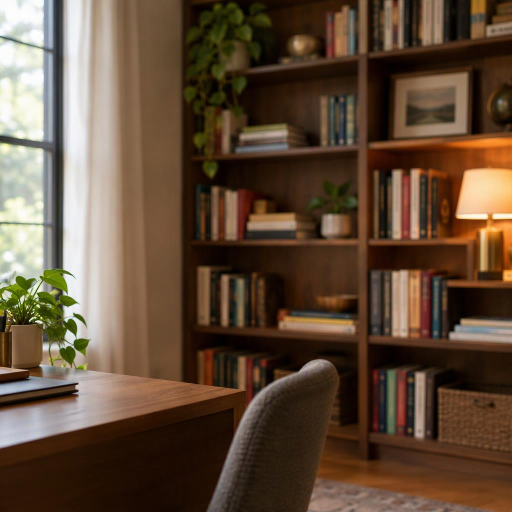
#> input picture assets/backgrounds/01-study.jpg, 1024 x 1024 px, given in place of world-panorama.png, which was not available (shown at 1/2 size); the run also reads 1 picture not shown here
$ python pixelize.py
#> lines starting #> are read from the running program, lines starting #| are printed output that depends on the picture; after the words box and inside, x2 and y2 are one past the last pixel; in counts of white or black regions, pixels touching at a corner belong together; pictures that were not available may be replaced by others from this repository, and a replacement may not be noted
"""油画 → 像素：BOX 降采样到格子分辨率 + 中值切分量化（无抖动）。
输出的小图在 HTML/Remotion 里用 image-rendering:pixelated 按整数倍放大。
用法：python3 -I pixelize.py   （路径相对 promo/）"""
from pathlib import Path
from PIL import Image, ImageEnhance, ImageFilter
import glob

ROOT = Path(__file__).resolve().parents[2]          # promo/
OUT = ROOT / 'storyboard' / 'px'
OUT.mkdir(exist_ok=True)

def quant(im, colors):
    return im.quantize(colors=colors, method=Image.Quantize.MEDIANCUT, dither=Image.Dither.NONE).convert('RGB')

def pixelize(im, cells_w, cells_h, colors):
    small = im.convert('RGB').resize((cells_w, cells_h), Image.BOX)
    return quant(small, colors)

# 1) 世界全景：显示高 1080 → 宽 3240，8px 一格 = 405×135 格
pano = Image.open(ROOT / 'storyboard/gen/world-panorama.png').convert('RGB')
#> pano is the input picture: PIL image 1024x1024 RGB; mean R, G, B 98, 76.4, 57.5
color = pixelize(ImageEnhance.Contrast(ImageEnhance.Color(pano).enhance(1.18)).enhance(1.06), 405, 135, 64)
#> in quant, `return im.quantize(colors=colors, method=Image.Quantize.MEDIANCUT, dit..`:
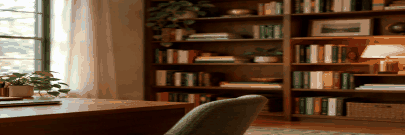
#> returned value: PIL image 405x135 RGB; mean R, G, B 100.8, 74.2, 52.9
color.save(OUT / 'world-color.png')

# 2) 原片态：16px 一格（分辨率减半）+ 去饱和 + 压对比 + 冷灰调
raw = pano.resize((203, 68), Image.BOX)
raw = ImageEnhance.Color(raw).enhance(0.12)
raw = ImageEnhance.Contrast(raw).enhance(0.72)
raw = ImageEnhance.Brightness(raw).enhance(0.92)
raw = Image.blend(raw, Image.new('RGB', raw.size, (150, 156, 166)), 0.18)
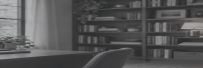
#> raw: PIL image 203x68 RGB; mean R, G, B 87.3, 87, 87.6
quant(raw, 12).save(OUT / 'world-raw.png')

# 3) 10 种背景预设：9:16 中心裁切，6px 一格，显示 324×576 → 54×96 格
for f in sorted(glob.glob(str(ROOT.parent / 'assets/backgrounds/*.jpg'))):
    im = Image.open(f).convert('RGB')
    w, h = im.size
#> w = 1024; h = 1024
    cw = int(h * 9 / 16)
#> cw = 576
    im = im.crop(((w - cw) // 2, 0, (w - cw) // 2 + cw, h))
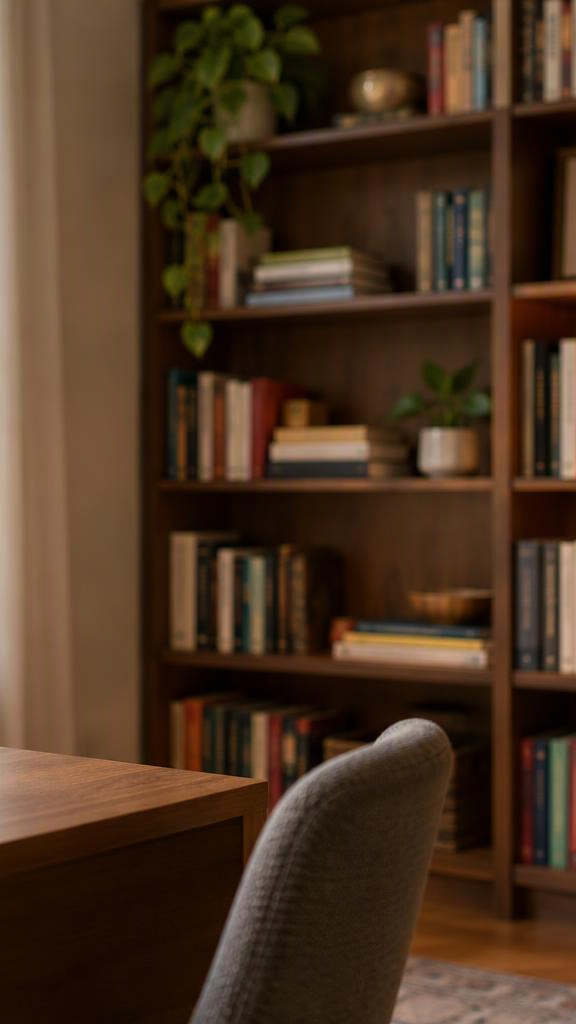
#> im: PIL image 576x1024 RGB; mean R, G, B 74.7, 51.9, 33.3
    pixelize(im, 54, 96, 32).save(OUT / ('preset-' + Path(f).stem + '.png'))
#> pass 2 of the loop `for f in sorted(glob.glob(str(ROOT.parent / 'assets/backgrounds/*.jpg'..`:
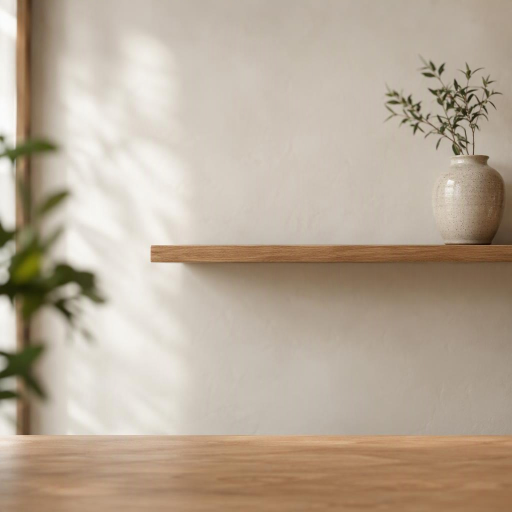
#> input picture assets/backgrounds/02-studio.jpg, 1024 x 1024 px (shown at 1/2 size)
#> im is the input picture: PIL image 1024x1024 RGB; mean R, G, B 184.8, 170.1, 152.6
#> `im = im.crop(((w - cw) // 2, 0, (w - cw) // 2 + cw, h))`:
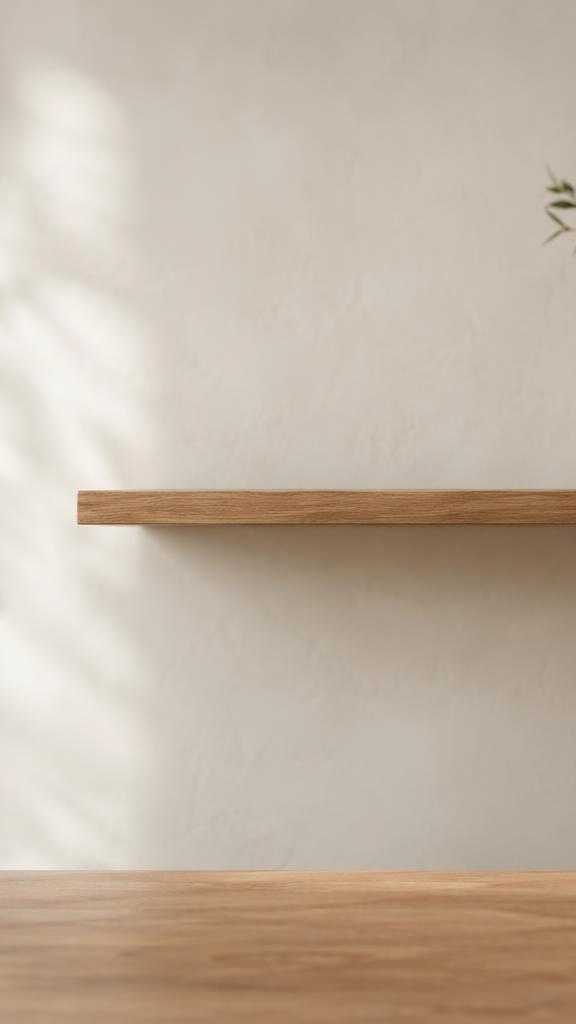
#> im: PIL image 576x1024 RGB; mean R, G, B 195.7, 181.3, 165.5
#> pass 3 of the loop `for f in sorted(glob.glob(str(ROOT.parent / 'assets/backgrounds/*.jpg'..`:
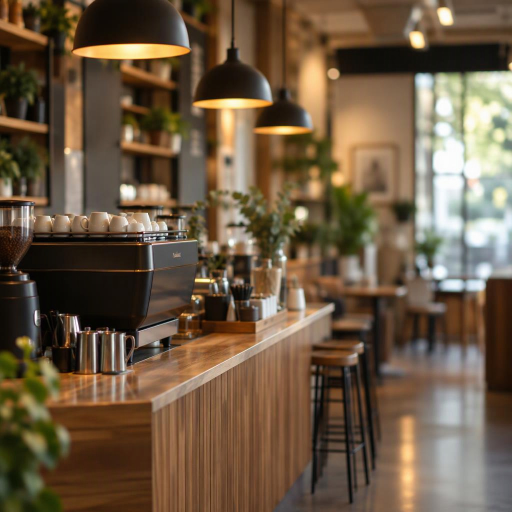
#> input picture assets/backgrounds/03-cafe.jpg, 1024 x 1024 px (shown at 1/2 size)
#> im is the input picture: PIL image 1024x1024 RGB; mean R, G, B 109, 89.7, 67.9
#> `im = im.crop(((w - cw) // 2, 0, (w - cw) // 2 + cw, h))`:
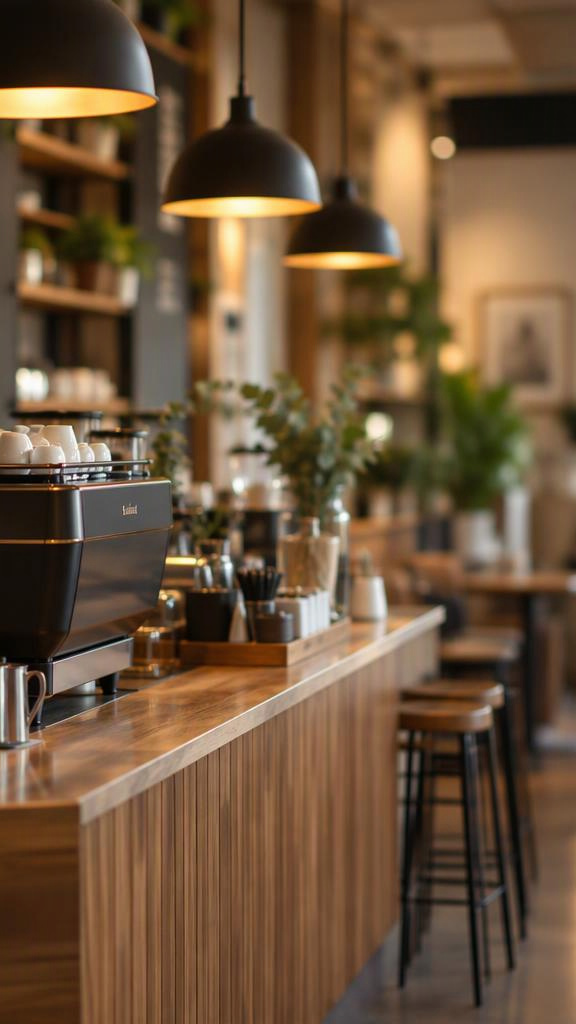
#> im: PIL image 576x1024 RGB; mean R, G, B 109.5, 84.3, 59.3
#> in quant (call 5), `return im.quantize(colors=colors, method=Image.Quantize.MEDIANCUT, dit..`:
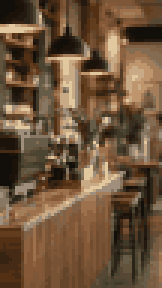
#> returned value: PIL image 54x96 RGB (shown 3 times larger); mean R, G, B 109.5, 83.7, 58.8
#> the loop made 4 passes; the first 3 are shown

# 4) 无面孔磨砂剪影（分镜卡下半屏用），6px 一格
# 原图是白色 + alpha 的磨砂玻璃剪影，要叠在背景上用；alpha 量化成 4 档，保留像素感
sil = Image.open(ROOT / 'assets/art/silhouette.webp').convert('RGBA').resize((54, 72), Image.BOX)
r, g, b, a = sil.split()
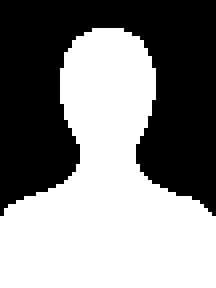
#> r: PIL image 54x72 L (shown 4 times larger); 52.8% white; 1 black region, box (x1, y1, x2, y2) and area: (0, 0, 54, 54) 1834
a = a.point(lambda v: 0 if v < 40 else (110 if v < 120 else (180 if v < 200 else 235)))
Image.merge('RGBA', (r, g, b, a)).save(OUT / 'silhouette.png')

# 6) 影院内景（终点关）：03-cinema 8px 一格，显示 1920×1280 → 240×160 格；观众只有背影
cin = Image.open(ROOT / 'assets/art/03-cinema.webp').convert('RGB')
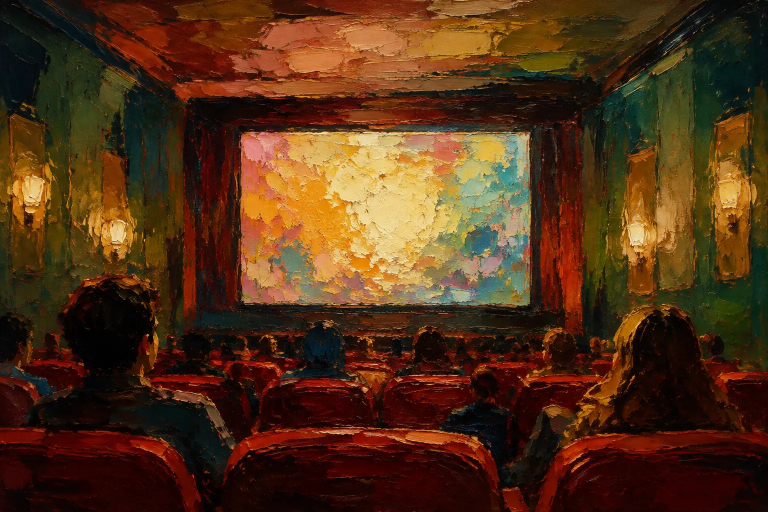
#> input picture promo/assets/art/03-cinema.webp, 1536 x 1024 px (shown at 1/2 size)
#> cin is the input picture: PIL image 1536x1024 RGB; mean R, G, B 82.2, 49.3, 23
pixelize(ImageEnhance.Color(cin).enhance(1.1), 240, 160, 64).save(OUT / 'cinema.png')
#> in pixelize (call 6), `small = im.convert('RGB').resize((cells_w, cells_h), Image.BOX)`:
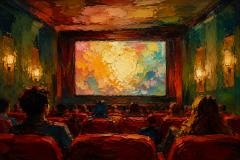
#> small: PIL image 240x160 RGB; mean R, G, B 84.4, 48.4, 20.1
#> in quant (call 7), `return im.quantize(colors=colors, method=Image.Quantize.MEDIANCUT, dit..`:
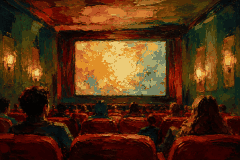
#> returned value: PIL image 240x160 RGB; mean R, G, B 84.4, 48.1, 20

# 5) 前景视差层（品红抠像），8px 一格
fgp = ROOT / 'storyboard/gen/fg-foliage.png'
if fgp.exists():
    fg = Image.open(fgp).convert('RGB').resize((405, 135), Image.BOX)
    px = fg.load(); a = Image.new('L', fg.size, 255); pa = a.load()
    for y in range(fg.size[1]):
        for x in range(fg.size[0]):
            r, g, b = px[x, y]
            if r - g > 70 and b - g > 50:            # 品红键（含边缘混色）
                pa[x, y] = 0
    q = quant(fg, 32).convert('RGBA'); q.putalpha(a)
    q.save(OUT / 'fg-foliage.png')
print('ok', sorted(p.name for p in OUT.iterdir()))
